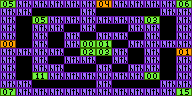

A level layout from a 2D game, rendered from its tile map. Below: a short description, then the map file with tile-grid data replaced by summaries:
An orthogonal 24x12 tile map with 8x8 px tiles, 1 tile layer (board-00), 15 hidden layers not drawn.

<map version="1.9" tiledversion="1.9.2" orientation="orthogonal" renderorder="right-down" compressionlevel="0" width="24" height="12" tilewidth="8" tileheight="8" infinite="0" nextlayerid="17" nextobjectid="1">
 <tileset firstgid="1" source="MetaTiles.tsx" />
 <layer id="3" name="board-02" width="24" height="12" visible="0">
  <properties>
   <property name="gravity" type="bool" value="false" />
   <property name="health" type="int" value="0" />
   <property name="random-children" type="bool" value="false" />
   <property name="random-drops" type="bool" value="false" />
  </properties>
  <data>[288 cells, 3 non-empty, 2 distinct tile ids]</data>
 </layer>
 <layer id="2" name="board-01" width="24" height="12" visible="0">
  <properties>
   <property name="health" type="int" value="0" />
   <property name="random-children" type="bool" value="false" />
   <property name="random-drops" type="bool" value="false" />
  </properties>
  <data>[288 cells, 120 non-empty, 13 distinct tile ids]</data>
 </layer>
 <layer id="1" name="board-00" width="24" height="12">
  <properties>
   <property name="health" type="int" value="0" />
   <property name="random-children" type="bool" value="false" />
   <property name="random-drops" type="bool" value="false" />
  </properties>
  <data>[288 cells, 100 non-empty, 13 distinct tile ids]</data>
 </layer>
 <layer id="4" name="board-03" width="24" height="12" visible="0">
  <properties>
   <property name="health" type="int" value="0" />
   <property name="random-children" type="bool" value="false" />
   <property name="random-drops" type="bool" value="false" />
  </properties>
  <data>[288 cells, 72 non-empty, 14 distinct tile ids]</data>
 </layer>
 <layer id="5" name="board-04" width="24" height="12" visible="0">
  <properties>
   <property name="health" type="int" value="0" />
   <property name="random-children" type="bool" value="false" />
   <property name="random-drops" type="bool" value="false" />
  </properties>
  <data>[288 cells, 130 non-empty, 20 distinct tile ids]</data>
 </layer>
 <layer id="6" name="board-05" width="24" height="12" visible="0">
  <properties>
   <property name="gravity" type="bool" value="false" />
  </properties>
  <data>[288 cells, 60 non-empty, 1 distinct tile ids]</data>
 </layer>
 <layer id="7" name="board-06" width="24" height="12" visible="0">
  <properties>
   <property name="health" type="int" value="0" />
   <property name="random-children" type="bool" value="false" />
   <property name="random-drops" type="bool" value="false" />
  </properties>
  <data>[288 cells, 76 non-empty, 1 distinct tile ids]</data>
 </layer>
 <layer id="8" name="board-07" width="24" height="12" visible="0">
  <data>[288 cells, 73 non-empty, 7 distinct tile ids]</data>
 </layer>
 <layer id="13" name="board-08" width="24" height="12" visible="0">
  <data>[288 cells, 84 non-empty, 25 distinct tile ids]</data>
 </layer>
 <layer id="10" name="board-09" width="24" height="12" visible="0">
  <data>[288 cells, 144 non-empty, 2 distinct tile ids]</data>
 </layer>
 <layer id="11" name="board-10" width="24" height="12" visible="0">
  <data>[288 cells, 96 non-empty, 1 distinct tile ids]</data>
 </layer>
 <layer id="12" name="board-11" width="24" height="12" visible="0">
  <data>[288 cells, 46 non-empty, 2 distinct tile ids]</data>
 </layer>
 <layer id="16" name="board-12" width="24" height="12" visible="0">
  <data>[288 cells, 90 non-empty, 4 distinct tile ids]</data>
 </layer>
 <layer id="14" name="board-13" width="24" height="12" visible="0">
  <data>[288 cells, 1 non-empty, 1 distinct tile ids]</data>
 </layer>
 <layer id="15" name="board-14" width="24" height="12" visible="0">
  <data>[288 cells, 73 non-empty, 2 distinct tile ids]</data>
 </layer>
 <layer id="9" name="board-15" width="24" height="12" visible="0">
  <properties>
   <property name="gravity" type="bool" value="true" />
  </properties>
  <data>[288 cells, 108 non-empty, 18 distinct tile ids]</data>
 </layer>
</map>
